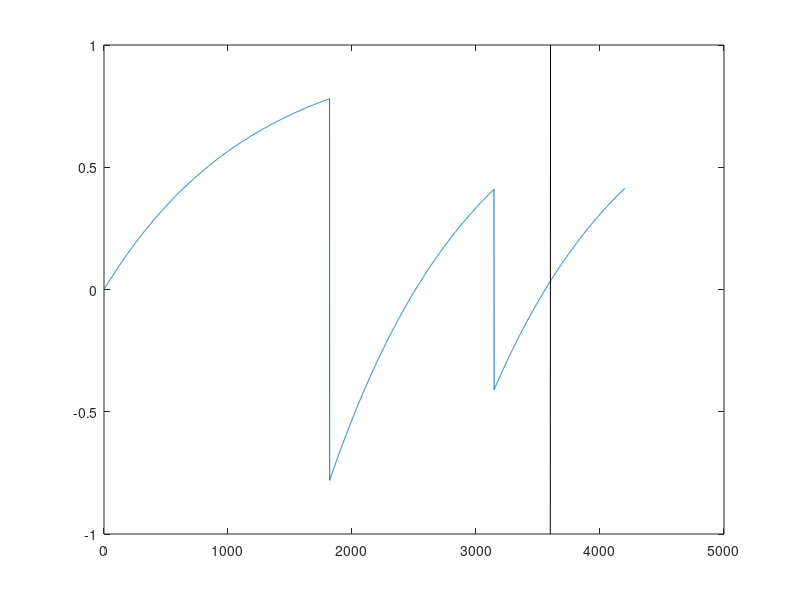

MATLAB code for this plot:
% 

switch(3)
	case 1
		BS1 = 1680;
		BS2 = 2830;
		LABDUR = 1650;
		PLD = 1525;
		IMAG = 600;
		% 1495 345 before
	case 2
		BS1 = 1700;
		BS2 = 2926;
		LABDUR = 1650;
		PLD = 1800;
		IMAG = 600;
		% 1750 524
	case 3
		BS1 = 1820;
		BS2 = 3146;
		LABDUR = 1800;
		PLD = 1800;
		IMAG = 600;
	case 4
		%BS1 = ;
		%BS2 = ;
		%BS3 = ;
end

%T1 = [1240,920,4300];
LABEFF = 0.9;
T1B = 1664;
T1 = [1200,700,4300];

M  = zeros(LABDUR+PLD+IMAG,5);

% The static tissue signal
for ii = 1:3
	M(1:(BS1-1),ii) = 1 - (1 - 0)*exp(-(1:(BS1-1))/T1(ii));

	M(BS1,ii) = -M(BS1-1,ii);

	M((BS1+1):(BS2-1),ii) = 1 - (1 - M(BS1,ii))*exp( -(((BS1+1):(BS2-1))-BS1)/T1(ii));

	M(BS2,ii) = -M(BS2-1,ii);

	M((BS2+1):(LABDUR+PLD),ii) = 1 - (1 - M(BS2,ii))*exp( -(((BS2+1):(LABDUR+PLD))-BS2)/T1(ii));
	
	M((LABDUR+PLD+1):(LABDUR+PLD+IMAG),ii) = 1 - (1 - M(LABDUR+PLD,ii))*exp( -(((LABDUR+PLD+1):(LABDUR+PLD+IMAG))-LABDUR-PLD)/T1(ii));
end

M(1:(BS1-1),4) = 1;
M(1:(BS1-1),5) = 1 - (2*LABEFF)*exp(-(1:(BS1-1))/T1B);
M(1:(BS1-2),6) = 0;
M(1:(BS1-1),6) = 1-2*LABEFF;


for ii=4:6
	M(BS1,ii) = -M(BS1-1,ii);

	M((BS1+1):(BS2-1),ii) = 1 - (1 - M(BS1,ii))*exp( -(((BS1+1):(BS2-1))-BS1)/T1B);

	M(BS2,ii) = -M(BS2-1,ii);

	M((BS2+1):(LABDUR+PLD),ii) = 1 - (1 - M(BS2,ii))*exp( -(((BS2+1):(LABDUR+PLD))-BS2)/T1B);
	
	M((LABDUR+PLD+1):(LABDUR+PLD+IMAG),ii) = 1 - (1 - M(LABDUR+PLD,ii))*exp( -(((LABDUR+PLD+1):(LABDUR+PLD+IMAG))-LABDUR-PLD)/T1B);
end
figure;plot(M(:,1));hold on
plot([LABDUR+PLD-1,LABDUR+PLD+1],[-1,1],'k')